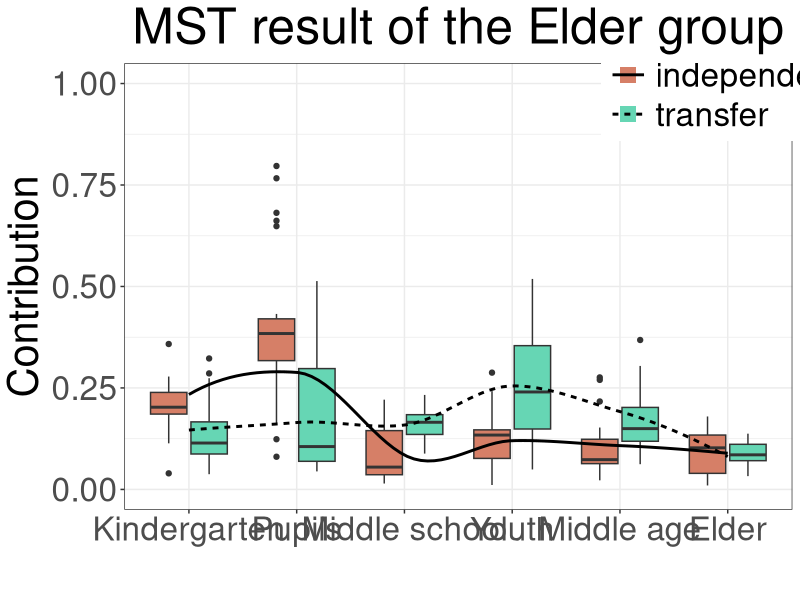

Write the R code that produced this figure.
library(ggplot2)
library(ggpubr)
library(dplyr)
library(reshape2)

inde.Data <- read.csv('independent_result/layerMelt.csv')[, c(2,3)] 
trans.Data <- read.csv('transfer_result/layerMelt.csv')[, c(2,3)]
inde.Data['mode'] <- 'independent'
trans.Data['mode'] <- 'transfer'
bind.Data <- bind_rows(inde.Data, trans.Data)
bind.Data$Env <- factor(bind.Data$Env, levels=c('Kindergarten', 'Pupils', 'Middle school', 'Youth', 'Middle age', 'Elder'))

box.Plot <- ggplot(bind.Data)+
                geom_boxplot(aes(x=Env, y=Contribution, fill=mode), show.legend=FALSE)+
                geom_point(aes(x=Env, y=-1, color=mode), shape=15, size=5)+
                geom_smooth(aes(x=as.numeric(Env), y=Contribution, linetype=mode), 
                method='loess', color='black', se=FALSE)+
                ylim(c(0, 1))+
                xlab('')+
                ylab('Contribution')+
                scale_color_manual(values=c('#D67F67', '#66D6B4'))+
                scale_fill_manual(values=c('#D67F67', '#66D6B4'))+
                guides()+
                theme_bw()+
                labs(title='MST result of the Elder group')+
                theme(text=element_text(size=30),
                        plot.title=(element_text(hjust=0.5)),
                        legend.title=element_blank(),
                        legend.position=(c(0.9, 0.93)),
                        legend.key.size=unit(1, 'cm'))
ggsave('box_plot.jpg', height=10, width=15)